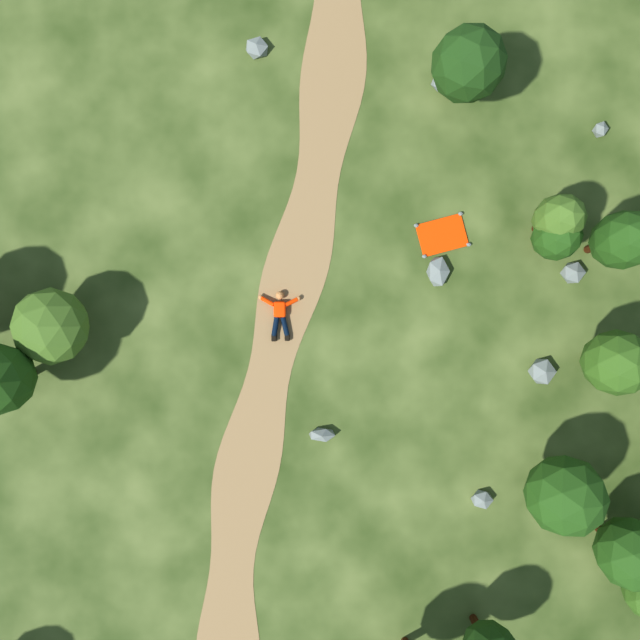
#> input picture dados/cena-25m.png, 640 x 640 px; the run also reads 1 picture not shown here
$ jupyter execute --allow-errors introducao-visao-computacional.ipynb
#> lines starting #> are read from the running program, lines starting #| are printed output that depends on the picture; after the words box and inside, x2 and y2 are one past the last pixel; in counts of white or black regions, pixels touching at a corner belong together
<div style="font-family: Arial, Helvetica, sans-serif; background-color: #f8f9fa; padding: 20px; border-radius: 10px; box-shadow: 0 4px 6px rgba(0, 0, 0, 0.1);">
  <div style="display: flex; justify-content: space-between; align-items: center;">

    <div style="text-align: right;">
<h1 style="color: #007bff; margin: 0; font-size: 24px;">Visão Computacional Aplicada a Drones</h1>
    </div>
</div>
<hr style="border: none; height: 1px; background-color: #007bff; margin: 20px 0;">
<h3 style="color: #343a40; margin: 0; font-size: 20px;"><strong>Aula 1: Introdução à visão computacional</strong></h3>
<p style="color: #6c757d; margin: 5px 0 0; font-size: 14px;"><strong>Instrutor:</strong> Carlos Melo, MSc.</p>
</div>

# Introdução à visão computacional

**Da formação da imagem à interpretação de uma cena aérea**

Uma aplicação de busca e resgate precisa relacionar os valores de uma imagem a objetos e situações de interesse. Essa relação depende tanto da captura quanto do método de análise. Antes de escolher um modelo, é necessário compreender a informação disponível nos pixels e a tarefa que se pretende resolver.

Nesta aula, uma cena tridimensional controlada será observada sob diferentes condições. A investigação acompanha uma única pergunta: **quais fatores afetam a identificação de uma pessoa em uma imagem aérea?**

Ao final, será possível explicar a relação entre captura e representação digital, inspecionar uma imagem com NumPy, comparar resolução e condições de observação e avaliar as limitações de uma regra simples de segmentação. O percurso requer Python básico e não utiliza GPU.

[](https://colab.research.google.com/github/carlosfab/bootcamp-visao-computacional-drones/blob/main/introducao-visao-computacional.ipynb)

## A tarefa define o significado da saída

Visão computacional reúne métodos para extrair informações de imagens e vídeos. Uma imagem pode ser usada em tarefas diferentes; a saída esperada precisa ser definida antes da implementação.

| Tarefa | Saída típica | Exemplo no contexto de drones |
|---|---|---|
| Classificação | Rótulo de uma imagem ou recorte | Indicar se um recorte contém uma pessoa |
| Detecção de objetos | Localização e categoria de cada instância detectada | Delimitar pessoas por caixas na imagem |
| Segmentação semântica | Categoria atribuída a cada pixel | Separar pixels de pessoas, vegetação e terreno |
| Rastreamento | Associação de identidades ao longo do tempo | Acompanhar o mesmo veículo entre quadros |

A segmentação por cor que será implementada nesta aula seleciona pixels por um atributo visual. A correspondência desse atributo com a categoria “pessoa” será investigada, e não pressuposta.

Cena de referência: uma pessoa, uma trilha, vegetação e uma lona laranja. Trata-se de uma imagem sintética, preparada para permitir comparações controladas.

## Da cena tridimensional à imagem

Em uma câmera física, a iluminação e as propriedades dos materiais determinam a luz que chega ao sistema óptico. O sensor integra o sinal durante a exposição; amostragem, conversão eletrônica e processamento produzem a representação digital. A imagem final depende de toda essa cadeia.

O experimento utiliza uma cena e uma câmera virtuais. Os arquivos RGB representam o resultado de uma renderização, com processamento de cor, e não medições de um sensor real. Esse controle permite alterar a posição da câmera, a orientação da iluminação ou a presença de um oclusor e examinar seus efeitos.

![Vista externa da cena e da câmera. As linhas delimitam o volume de visão e sua interseção com o plano de referência do terreno. Esta ilustração é observada por uma câmera externa; não corresponde à imagem capturada pela câmera do drone. O símbolo do drone é esquemático.](https://raw.githubusercontent.com/carlosfab/bootcamp-visao-computacional-drones/main/dados/geometria-captura.png)

Vista externa da cena e da câmera. As linhas delimitam o volume de visão e sua interseção com o plano de referência do terreno. Esta ilustração é observada por uma câmera externa; não corresponde à imagem capturada pela câmera do drone. O símbolo do drone é esquemático.

### Projeção perspectiva

O modelo **pinhole** representa a geometria da câmera por um centro de projeção. Para um ponto $\mathbf{p}=[X,Y,Z]^\top$ no sistema da câmera, com $Z>0$, a projeção em um plano virtual à frente do centro satisfaz

$$x=f\frac{X}{Z}, \qquad y=f\frac{Y}{Z}.$$

$f$ é a distância focal; $X$, $Y$, $Z$, $x$ e $y$ usam unidades de comprimento compatíveis. As coordenadas acima são geométricas, relativas ao centro da imagem; não são os índices de linha e coluna de um array.

Para pixels quadrados, com $f_x=f_y$, e um segmento de comprimento $L$ paralelo ao plano da imagem, com profundidade constante, o comprimento projetado em pixels é $s_{\mathrm{px}}=f_xL/Z$, em que $f_x$ representa a distância focal em pixels. A divisão por $Z$ explica a redução do tamanho aparente com o aumento da profundidade, nessas condições. Lentes reais acrescentam efeitos que esse modelo idealizado não descreve.

## Ambiente e arquivos

Este notebook utiliza NumPy, Pillow e Matplotlib. No Colab, execute as células em ordem; a primeira baixa os arquivos necessários do repositório público. Os dados ficam na pasta `dados` da sessão.

Para executar localmente, clone o repositório e prepare o ambiente conforme o README. Os arquivos já estarão disponíveis em `dados`. GPU não é necessária.

[cell 1]
from pathlib import Path
import json, subprocess
base_url = "https://raw.githubusercontent.com/carlosfab/bootcamp-visao-computacional-drones/main/dados/"
pasta_dados = Path("dados")
pasta_dados.mkdir(exist_ok=True)
arquivos = ["metadados.json"] + [f"{t}-{v}.png" for t in ["cena", "pessoa"] for v in ["25m", "50m", "luz", "oclusao"]]
#> (the rest of this cell did not finish here and is left out)

As bibliotecas abaixo serão utilizadas para representar os valores, abrir os arquivos e comparar os resultados visualmente.

[cell 2]
import numpy as np
import matplotlib.pyplot as plt
from PIL import Image

plt.rcParams.update({
    "figure.figsize": (7, 5), "font.size": 12,
    "font.family": "DejaVu Sans", "mathtext.fontset": "dejavusans",
    "axes.grid": False, "lines.linewidth": 2,
})

## A imagem como um array

Uma imagem RGB pode ser representada por um tensor $\boldsymbol{\ell}$ com dimensões $H\times W\times 3$: altura, largura e canais. No arquivo utilizado, cada canal é codificado em oito bits sem sinal, com valores possíveis de 0 a 255.

**Amostragem** diz respeito à representação espacial em uma grade. **Quantização** diz respeito aos níveis numéricos disponíveis. Ter 256 níveis por canal não significa ter 256 classes de objetos nem 256 posições na imagem.

Os valores RGB exportados incluem transformações de cor e não devem ser interpretados diretamente como radiância, temperatura ou contagem de fótons.

[cell 3]
imagem = np.array(Image.open(pasta_dados / "cena-25m.png").convert("RGB"))
#> imagem is the input picture: shape (640, 640, 3); mean R, G, B 146.2, 164.8, 114.7
print("Formato:", imagem.shape)
#| Formato: (640, 640, 3)
print("Tipo:", imagem.dtype)
#| Tipo: uint8
print("Faixa observada:", imagem.min(), imagem.max())
#| Faixa observada: 9 255
plt.imshow(imagem)
plt.axis("off")
plt.show()

### Coordenadas e um pixel

No NumPy, a indexação desta imagem é `imagem[linha, coluna, canal]`. O índice de linha cresce para baixo e o de coluna cresce para a direita; a origem é o canto superior esquerdo. A posição abaixo foi escolhida para inspecionar a roupa da pessoa.

Na notação matemática de imagens adotada no curso, $\boldsymbol{\ell}[n,m]$ usa $n$ para coluna e $m$ para linha, com origem inferior esquerda. A conversão para o array precisa respeitar a orientação: para uma imagem com $H$ linhas, `linha = H - 1 - m` e `coluna = n`. Neste notebook, a implementação e os gráficos de imagens utilizam explicitamente a convenção do NumPy.

[cell 4]
linha, coluna = 312, 278
pixel = imagem[linha, coluna]
#> pixel = [255, 138, 58]
print("RGB:", pixel)
#| RGB: [255 138  58]
print("R:", pixel[0], "G:", pixel[1], "B:", pixel[2])
#| R: 255 G: 138 B: 58

### Região de interesse

Uma **região de interesse**, ou ROI, é uma parte da imagem escolhida para análise. O recorte abaixo é definido manualmente; suas coordenadas não foram estimadas por um detector.

No slicing, o limite final é excluído. O intervalo de linhas `270:360` e o de colunas `235:325` produzem uma região de 90 por 90 pixels.

[cell 5]
recorte = imagem[270:360, 235:325]
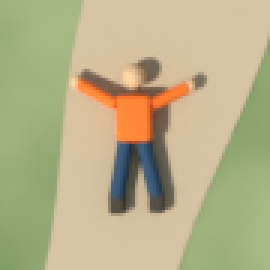
#> recorte: shape (90, 90, 3) (shown 3 times larger); mean R, G, B 182.8, 175.8, 135.8
print("Formato do recorte:", recorte.shape)
#| Formato do recorte: (90, 90, 3)
plt.imshow(recorte, interpolation="nearest")
plt.axis("off")
plt.show()

A ampliação da ROI na tela facilita a inspeção dos pixels existentes. Ela não acrescenta informação que não foi registrada. Os limites usados no slicing pertencem à imagem original. O array recortado possui índices próprios: `recorte[0, 0]` corresponde a `imagem[270, 235]`.

### Canais de cor

Os canais R, G e B são três medidas codificadas para cada posição. A separação dos canais mantém a mesma grade espacial. Usaremos a mesma escala de 0 a 255 nos três painéis, evitando que ajustes automáticos de contraste alterem a comparação.

[cell 6]
fig, eixos = plt.subplots(1, 3, figsize=(12, 4))
for canal, eixo, nome in zip(range(3), eixos, ["R", "G", "B"]):
    eixo.imshow(recorte[:, :, canal], cmap="gray", vmin=0, vmax=255)
    eixo.set_title(nome)
    eixo.axis("off")
plt.tight_layout()
plt.show()
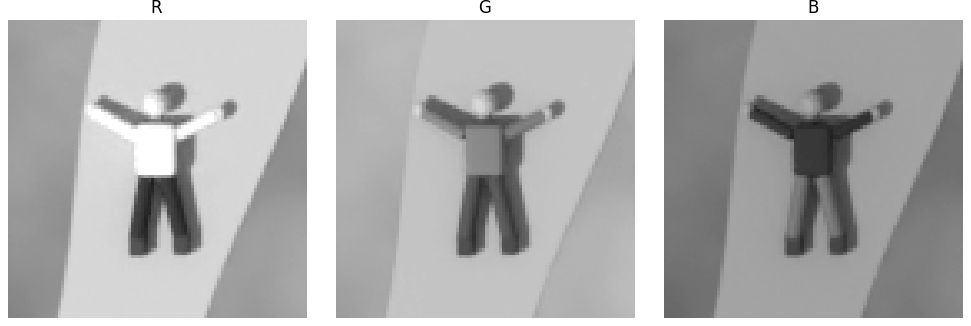
#> figure drawn by matplotlib, 3 panels

Neste fluxo, Pillow fornece os canais na ordem RGB. O carregamento colorido padrão de OpenCV utiliza BGR; ao combinar bibliotecas, a ordem dos canais deve ser conferida. Um `shape` correto, isoladamente, não garante cores corretas.

## Altura de captura e tamanho aparente

As duas capturas seguintes usam a mesma cena, lente de 35 mm, largura de sensor de 36 mm, orientação nadir e resolução de $640\times640$ pixels. A posição vertical da câmera muda de 25 m para 50 m em relação ao plano de referência $z=0$.

**Nadir** indica a direção vertical para baixo. Para uma câmera nadir e um terreno plano, aumentar a altura aumenta a área de terreno observada. Objetos elevados, como pessoas e árvores, têm profundidades diferentes das do plano.

Antes de observar a segunda imagem, formule uma previsão: a pessoa deve ocupar a mesma quantidade de pixels? A quantidade total de pixels do arquivo também muda?

[cell 7]
imagem_alta = np.array(Image.open(pasta_dados / "cena-50m.png").convert("RGB"))
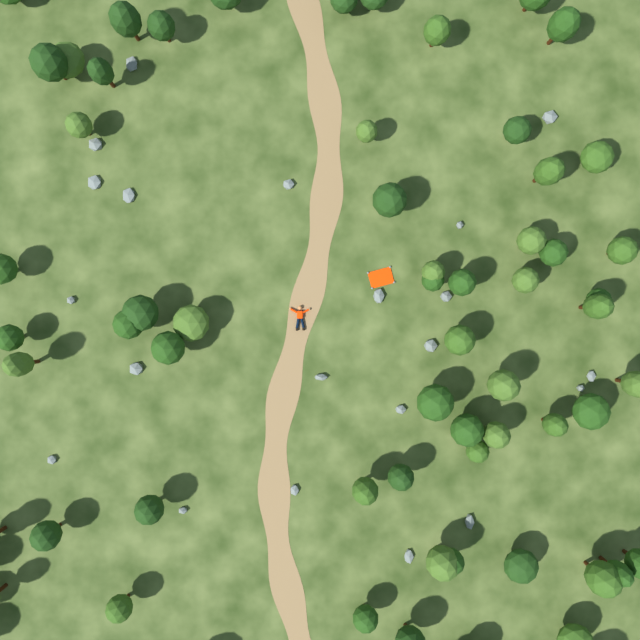
#> input picture dados/cena-50m.png, 640 x 640 px
#> imagem_alta is the input picture: shape (640, 640, 3); mean R, G, B 140.3, 161, 110.8
fig, eixos = plt.subplots(1, 2, figsize=(12, 5))
for eixo, foto, titulo in zip(eixos, [imagem, imagem_alta], ["25 m", "50 m"]):
    eixo.imshow(foto)
    eixo.set_title(titulo)
    eixo.axis("off")
#> this loop made 2 passes
#> titulo on passes 1 to 2: '25 m', '50 m'
plt.tight_layout()
plt.show()
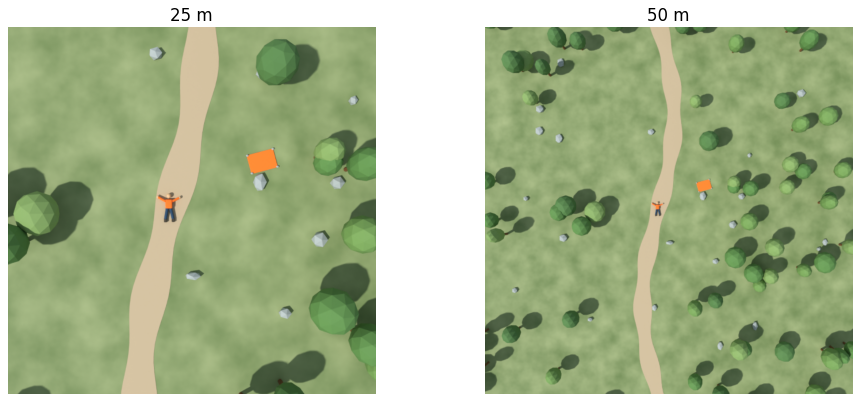
#> figure drawn by matplotlib, 2 panels

### Escala nominal no plano de referência

Para pixels quadrados e sensor ajustado à largura da imagem, a distância focal horizontal em pixels é

$$f_x=f\frac{W}{s_x},$$

em que $f$ e a largura do sensor $s_x$ usam a mesma unidade. No plano perpendicular ao eixo óptico, a uma distância $h$, a amostragem nominal é $g=h/f_x$, em metros por pixel quando $h$ é dado em metros.

Esse valor é usualmente chamado de **GSD nominal** no plano de referência. Ele não determina sozinho a capacidade de distinguir objetos e não vale indistintamente para qualquer relevo, superfície elevada ou inclinação da câmera.

[cell 8]
largura_px = imagem.shape[1]
#> (the rest of this cell did not finish here and is left out)

### Medir usando uma referência conhecida

O conjunto inclui **máscaras de referência** da superfície visível da pessoa. Elas foram obtidas da geometria da cena durante a renderização e excluem sombra e lona. Não são previsões de um algoritmo de visão computacional.

O branco identifica a pessoa e o preto identifica o restante. Os arquivos incluem valores intermediários nas bordas; o limiar 128 define a convenção de binarização deste exercício. A extensão vertical da máscara é o intervalo inclusivo entre a primeira e a última linha ocupadas pela pessoa. Ela é medida em pixels e não corresponde à altura física da pessoa em metros.

[cell 9]
referencia = np.array(Image.open(pasta_dados / "pessoa-25m.png")) >= 128
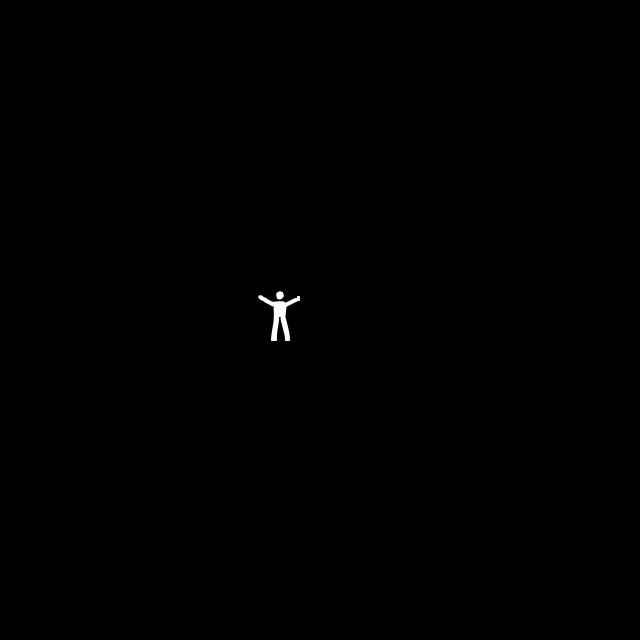
#> input picture dados/pessoa-25m.png, 640 x 640 px
#> referencia: shape (640, 640) bool; 0.15% white; 2 white regions, box (x1, y1, x2, y2) and area: (258, 295, 300, 341) 581, (276, 291, 284, 300) 51
referencia_alta = np.array(Image.open(pasta_dados / "pessoa-50m.png")) >= 128
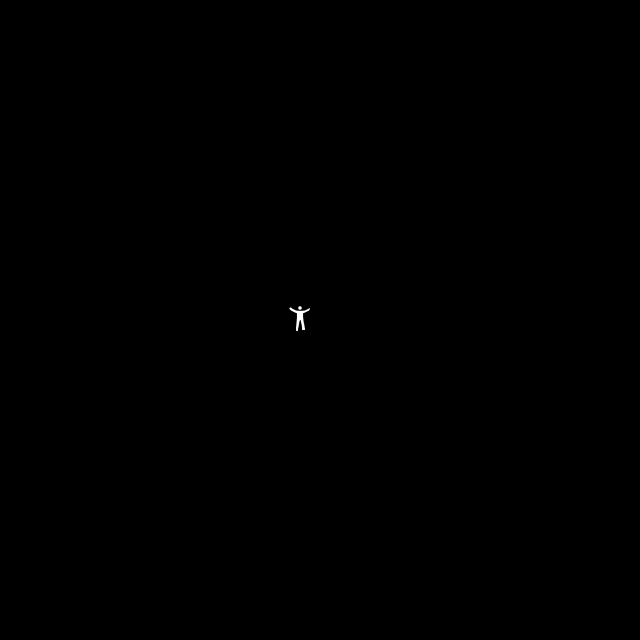
#> input picture dados/pessoa-50m.png, 640 x 640 px
#> referencia_alta: shape (640, 640) bool; 0.04% white; 2 white regions (1 under 20 px), largest, box (x1, y1, x2, y2) and area: (289, 307, 310, 331) 141
for nome, mascara in [("25 m", referencia), ("50 m", referencia_alta)]:
    linhas, colunas = np.where(mascara)
    extensao = linhas.max() - linhas.min() + 1
    print(nome, "| extensão vertical:", extensao, "pixels | área:", mascara.sum())
#> this loop made 2 passes
#> (nome, extensao) on passes 1 to 2: ('25 m', 50), ('50 m', 25)
#> (printed output is left out)

Neste experimento, a extensão vertical cai de 50 para 25 pixels. A área binária passa de 632 para 153 pixels; a relação não é exatamente quatro devido à geometria, à amostragem e à binarização das bordas. A altura da câmera e a profundidade de cada ponto da pessoa não são grandezas idênticas.

## Redimensionamento após a captura

Agora a câmera permanece fixa. A imagem já renderizada será reduzida para 160 e 80 pixels de lado com interpolação bilinear. Trata-se de reamostragem de um arquivo, e não de uma nova captura a outra altura.

Para comparar a mesma região, as versões reduzidas serão ampliadas novamente para o tamanho original antes do recorte. A ampliação alinha a visualização, mas não recupera o detalhe perdido na redução.

[cell 10]
original_pil = Image.fromarray(imagem)
reduzidas = [original_pil.resize((n, n), Image.Resampling.BILINEAR) for n in [160, 80]]
#> reduzidas = 2 items
reconstruidas = [np.array(img.resize((640, 640), Image.Resampling.NEAREST)) for img in reduzidas]
#> reconstruidas = 2 items
recortes = [recorte] + [img[270:360, 235:325] for img in reconstruidas]
#> recortes = 3 items

Os painéis abaixo mostram a mesma ROI com o mesmo tamanho de exibição. Observe o contorno dos braços, a separação entre pernas e os limites entre roupa e terreno.

[cell 11]
fig, eixos = plt.subplots(1, 3, figsize=(12, 4))
for eixo, roi, titulo in zip(eixos, recortes, ["Original", "Redução para 160", "Redução para 80"]):
    eixo.imshow(roi, interpolation="nearest")
    eixo.set_title(titulo)
    eixo.axis("off")
#> this loop made 3 passes
#> titulo on passes 1 to 3: 'Original', 'Redução para 160', 'Redução para 80'
plt.tight_layout()
plt.show()
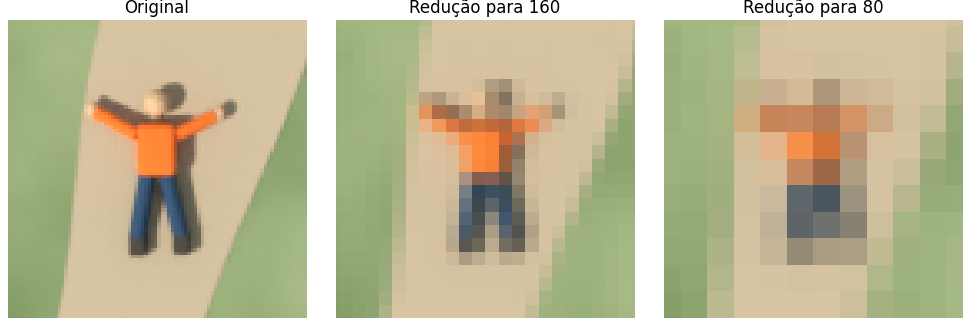
#> figure drawn by matplotlib, 3 panels

Parte da evidência espacial deixa de estar disponível nas representações reduzidas. Esse resultado não estabelece um número universal de pixels necessário para detectar uma pessoa; o efeito depende também de contraste, pose, oclusão e método utilizado.

## Iluminação e aparência

Na próxima captura, câmera, objetos e materiais permanecem fixos. Apenas a orientação do Sol foi modificada. As sombras e os valores RGB podem mudar mesmo quando a categoria e a posição dos objetos permanecem iguais.

A comparação é realizada nos mesmos índices da imagem. Os valores exportados são códigos de cor; sua diferença não deve ser tratada como medição direta de potência luminosa ou radiância.

[cell 12]
imagem_luz = np.array(Image.open(pasta_dados / "cena-luz.png").convert("RGB"))
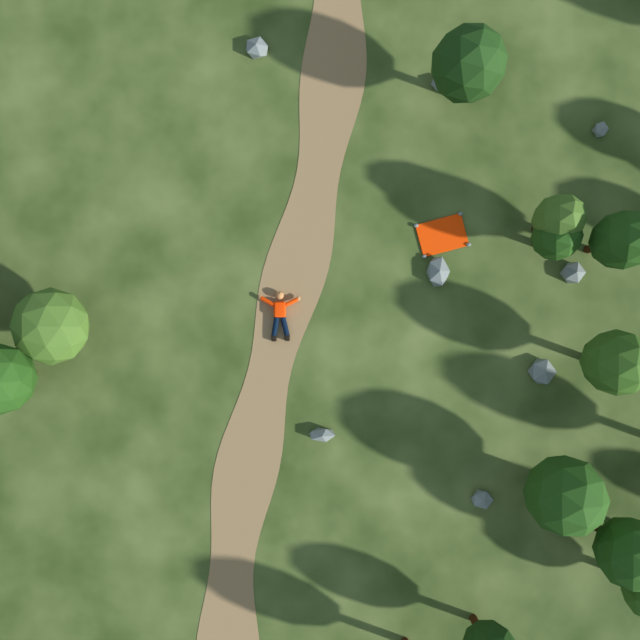
#> input picture dados/cena-luz.png, 640 x 640 px
#> imagem_luz is the input picture: shape (640, 640, 3); mean R, G, B 116.5, 134, 93.7
fig, eixos = plt.subplots(1, 2, figsize=(12, 5))
for eixo, foto, titulo in zip(eixos, [imagem, imagem_luz], ["Iluminação de referência", "Outra orientação do Sol"]):
    eixo.imshow(foto)
    eixo.set_title(titulo)
    eixo.axis("off")
#> this loop made 2 passes
#> (the rest of the program and of its run is left out)
